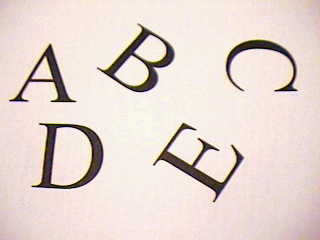
%> input picture LETRAS2.JPG, 320 x 240 px
$ octave esqueleto.m   (GNU Octave 9; MATLAB toolbox functions it lacks are replaced by stand-ins)
%> lines starting %> are read from the running program, lines starting %| are printed output that depends on the picture; in (x1, y1, x2, y2) boxes, pixels count from 0 and x2, y2 are one past the last pixel; in counts of white or black regions, pixels touching at a corner belong together; the program's own positions count from 1

A=imread('letras2.jpg');
%> A is the input picture: size 240x320x3 uint8; mean R, G, B 229.4, 215.1, 208.8
figure, imshow (A);
BW = ~im2bw(A,0.5);
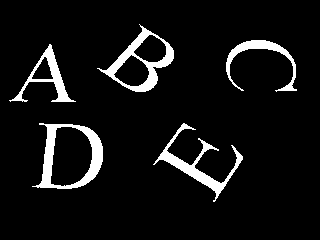
%> BW: size 240x320 logical; 7.2% white; 5 white regions, box (x1, y1, x2, y2) and area: (32, 123, 103, 189) 1479, (97, 24, 174, 92) 1256, (153, 123, 243, 202) 1194, (9, 44, 76, 102) 817, (226, 40, 297, 92) 792
figure, imshow(BW);
BW2= bwmorph(BW, 'remove');
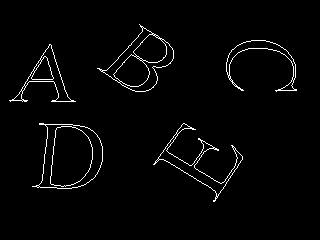
%> BW2: size 240x320 logical; 2.2% white in thin lines or dots, all inside (x1, y1, x2, y2) = (9, 24, 297, 202)
figure, imshow(BW2);
BW3 = bwmorph(BW,'skel', Inf);
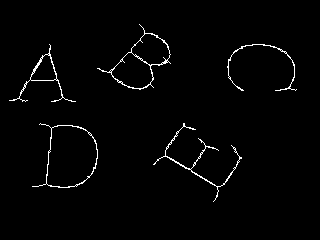
%> BW3: size 240x320 logical; 1.7% white in thin lines or dots, all inside (x1, y1, x2, y2) = (9, 24, 297, 202)
figure, imshow(BW3)
BW4 = bwmorph(BW3,'endpoints');
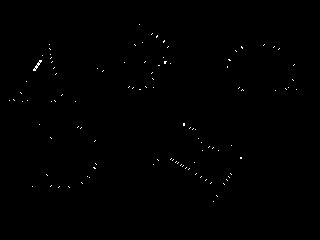
%> BW4: size 240x320 logical; 0.29% white in thin lines or dots, all inside (x1, y1, x2, y2) = (9, 24, 297, 202)
figure, imshow(BW4)
